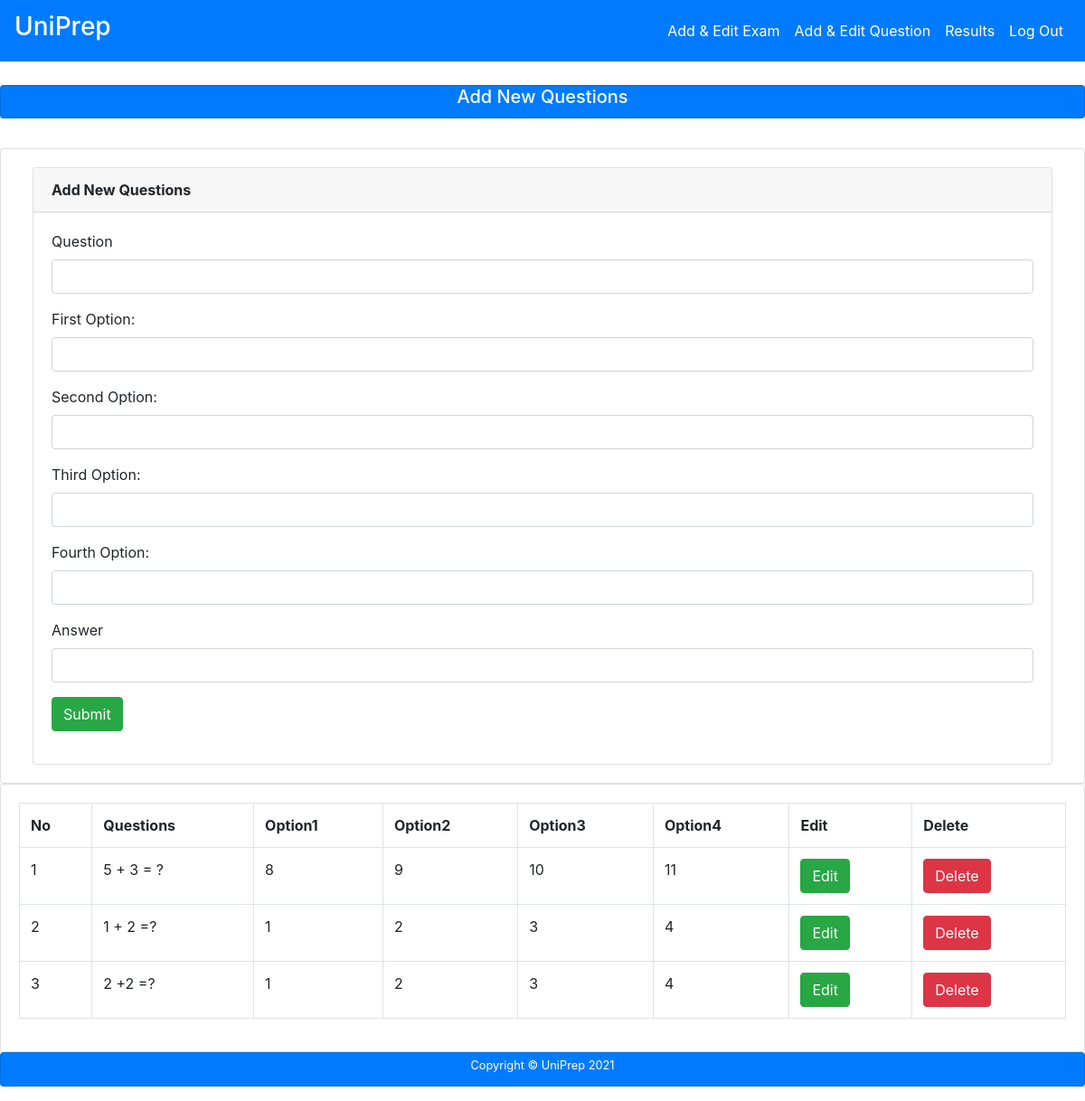
The page /admin/add_edit_questions.php?id=4 on the database as committed earlier.
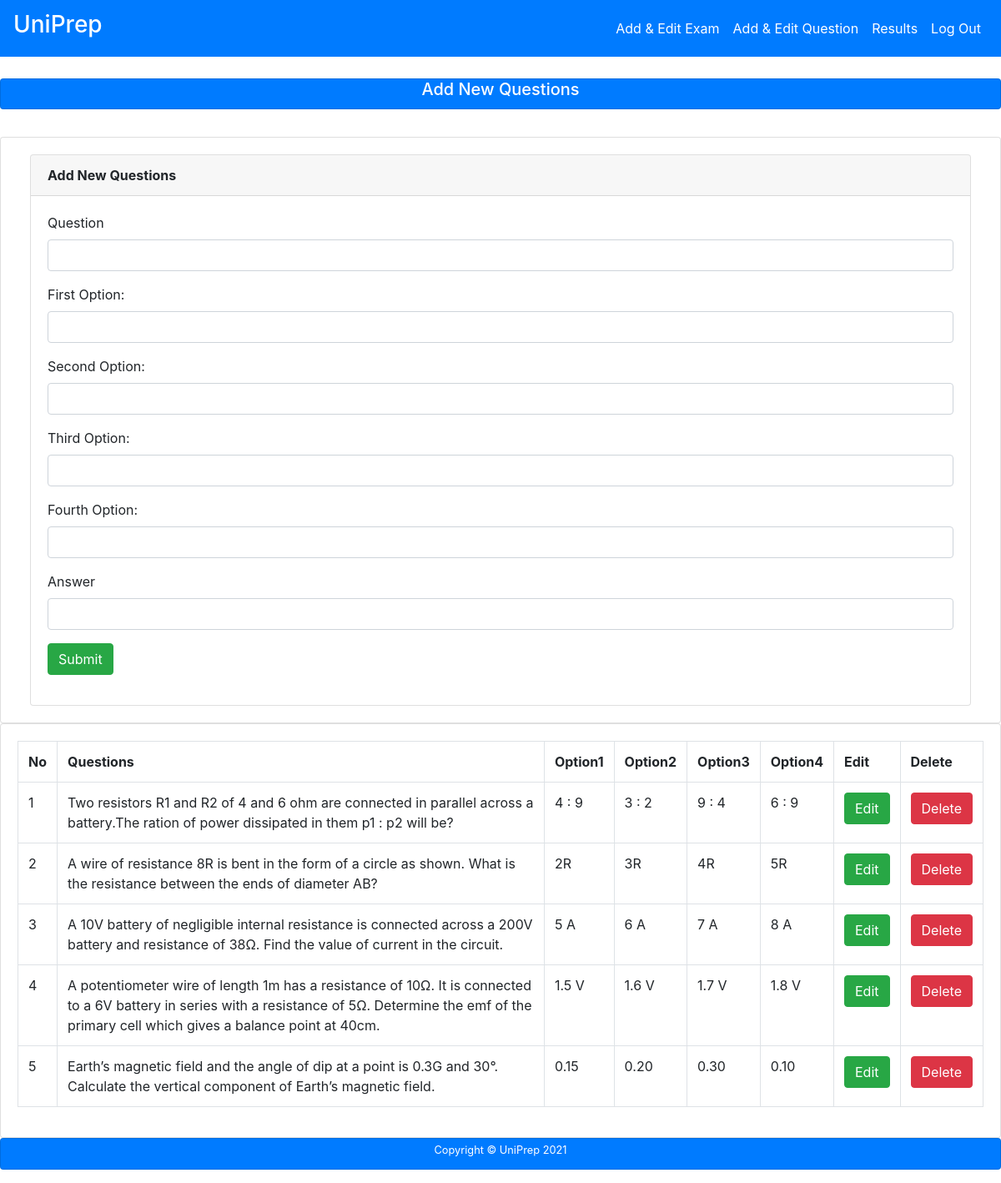
The same page on the database as committed later.
### tables this page shows
CREATE TABLE `questions` (
  `id` int(10) NOT NULL,
  `question_no` varchar(10) NOT NULL,
  `question` varchar(600) NOT NULL,
  `option1` varchar(200) NOT NULL,
  `option2` varchar(200) NOT NULL,
  `option3` varchar(200) NOT NULL,
  `option4` varchar(200) NOT NULL,
  `answer` varchar(200) NOT NULL,
  `category` varchar(200) NOT NULL
);

### admin/add_edit_questions.php (the view, shortened to what the changed rows need)
<?php
include "header.php";
include "../authentication/connection.php";
$exam_category = '';
$id = $_GET["id"];
$res = mysqli_query($db, "select * from exam_category where id=$id");
while ($row = mysqli_fetch_array($res)) {
    $exam_category = $row["category"];
}
?>
<br>
<div class="content mt-3">
    <div class="animated fadeIn">
        <div class="row">
            <div class="col-lg-12">
                <div class="card">
                    <div class="card-body">
                        <table class="table table-bordered">
                            <tr>
                                <th>No</th>
                                <th>Questions</th>
                                <th>Option1</th>
                                <th>Option2</th>
                                <th>Option3</th>
                                <th>Option4</th>
                                <th>Edit</th>
                                <th>Delete</th>
                            </tr>
                            <?php
                            $res = mysqli_query($db, "select * from questions where category='$exam_category' order by question_no asc");
                            while ($row = mysqli_fetch_array($res)) {
                                echo "<tr>";
                                echo "<td>";
                                echo $row["question_no"];
                                echo "</td>";
                                echo "<td>";
                                echo $row["question"];
                                echo "</td>";
                                echo "<td>";
                                echo $row["option1"];
                                echo "</td>";
                                echo "<td>";
                                echo $row["option2"];
                                echo "</td>";
                                echo "<td>";
                                echo $row["option3"];
                                echo "</td>";
                                echo "<td>";
                                echo $row["option4"];
                                echo "</td>";
                                echo "<td>";
                                ?>
                                    <a class="btn btn-success" href="edit_option.php?id=<?php echo $row["id"];?>&ids=<?php echo $id; ?>">Edit</a>
                                <?php
                                echo "</td>";
                                echo "<td>";
                                ?>
                                    <a class="btn btn-danger" href="delete_option.php?id=<?php echo $row["id"];?>&ids=<?php echo $id; ?>">Delete</a>
                                <?php
                                echo "</td>";
                                echo "</tr>";
                            }
                            ?>
                        </table>
                    </div>
                </div>
            </div>
        </div>
    </div>
</div>
<?php
include "footer.php";
?>

Rows that differ between the two databases and show on the page:
removed questions: question_no "1", question "5 + 3 = ?", option1 "8", option2 "9", option3 "10", option4 "11"
removed questions: question_no "2", question "1 + 2 =?", option1 "1", option2 "2", option3 "3", option4 "4"
removed questions: question_no "3", question "2 +2 =?", option1 "1", option2 "2", option3 "3", option4 "4"
added questions: question_no "1", question "Two resistors R1 and R2 of 4 and 6 ohm are connected in parallel across a battery.The ration of power dissipated in them p1 : p2 will be?", option1 "4 : 9", option2 "3 : 2", option3 "9 : 4", option4 "6 : 9"
added questions: question_no "2", question "A wire of resistance 8R is bent in the form of a circle as shown. What is the resistance between the ends of diameter AB?", option1 "2R", option2 "3R", option3 "4R", option4 "5R"
added questions: question_no "3", question "A 10V battery of negligible internal resistance is connected across a 200V battery and resistance of 38Ω. Find the value of current in the circuit.", option1 "5 A", option2 "6 A", option3 "7 A", option4 "8 A"
added questions: question_no "4", question "A potentiometer wire of length 1m has a resistance of 10Ω. It is connected to a 6V battery in series with a resistance of 5Ω. Determine the emf of the primary cell which gives a balance point at 40cm.", option1 "1.5 V", option2 "1.6 V", option3 "1.7 V", option4 "1.8 V"
added questions: question_no "5", question "Earth’s magnetic field and the angle of dip at a point is 0.3G and 30°. Calculate the vertical component of Earth’s magnetic field.", option1 "0.15", option2 "0.20", option3 "0.30", option4 "0.10"
